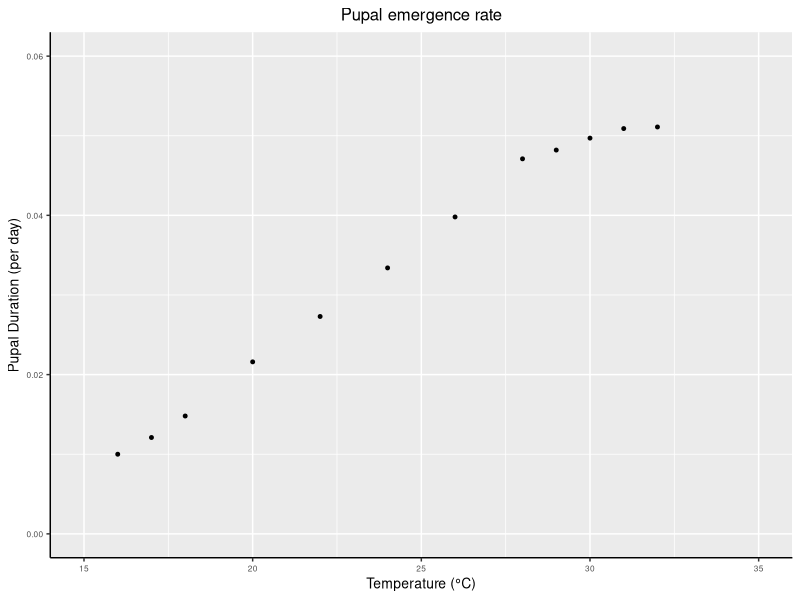
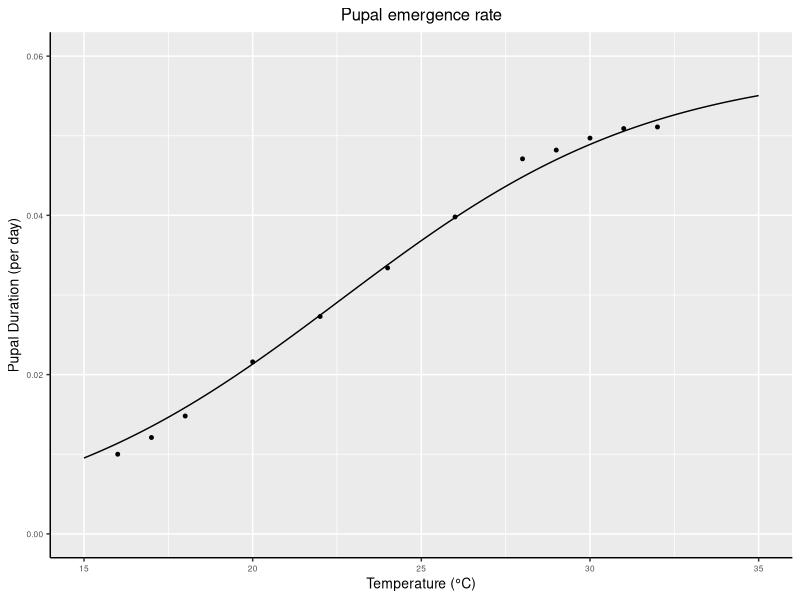

Recreate these plots in R, in order.
# Here we fit the pupal duration (the time it take for the fly pupi to turn into a flies) using
# data and the fit obtained by:
# ~ Phelps (1969) Puporial Duriation in Glossina Morsitans Orientalis under conditions of
# constant temperature.
# ~ Entomologia Experimetalis et Applicata vol 12 33-43.

require(ggplot2)
#1 Read in the data
pupal.duration.data = read.csv("data_pupal_duration.csv")

#2 Plot the data 
pupal.duration.plot = ggplot(data = pupal.duration.data, aes(x = test_temp, y = females_r)) +
                       xlim(low = 15, high = 35) +
                       ylim(low = 0, high = 0.06) +
                       geom_point(size = 1) +
                       labs(y = "Pupal Duration (per day)"
                           ,x = "Temperature (\u00B0C)"
                           ,title = "Pupal emergence rate") +
                       theme_set(theme_bw()) +
                       theme(panel.border = element_blank()
                             , plot.title = element_text(hjust = 0.5)
                             , axis.line = element_line(colour = "black")
                             , text = element_text(size = 10)
                             , axis.text = element_text(size = 6))
pupal.duration.plot

#4 Set up function for pupal duration as a function of temp
# from the ref at the top we get the constants we need 
D.c1 = 0.05884 
D.c2 = 4.8829
D.c3 = -0.2159
pdFunc = function(c1 = 0.05884, c2 = 4.8829, c3 = -0.2159, temp){
       pupal.duration = c1/(1 + exp(c2 + c3*temp))
       return(pupal.duration)
}

#4 Generate the predicted value for the pupal duration
pdPred = pdFunc(temp = seq(14, 35, 0.1))
pdPred = cbind.data.frame(temp = seq(14, 35, 0.1), pdPred = pdPred)

#5 Add the predicted values to the plot
predicted.pd.plot = pupal.duration.plot +
                  geom_line(data = pdPred, mapping = aes(x = temp, y = pdPred))
predicted.pd.plot

